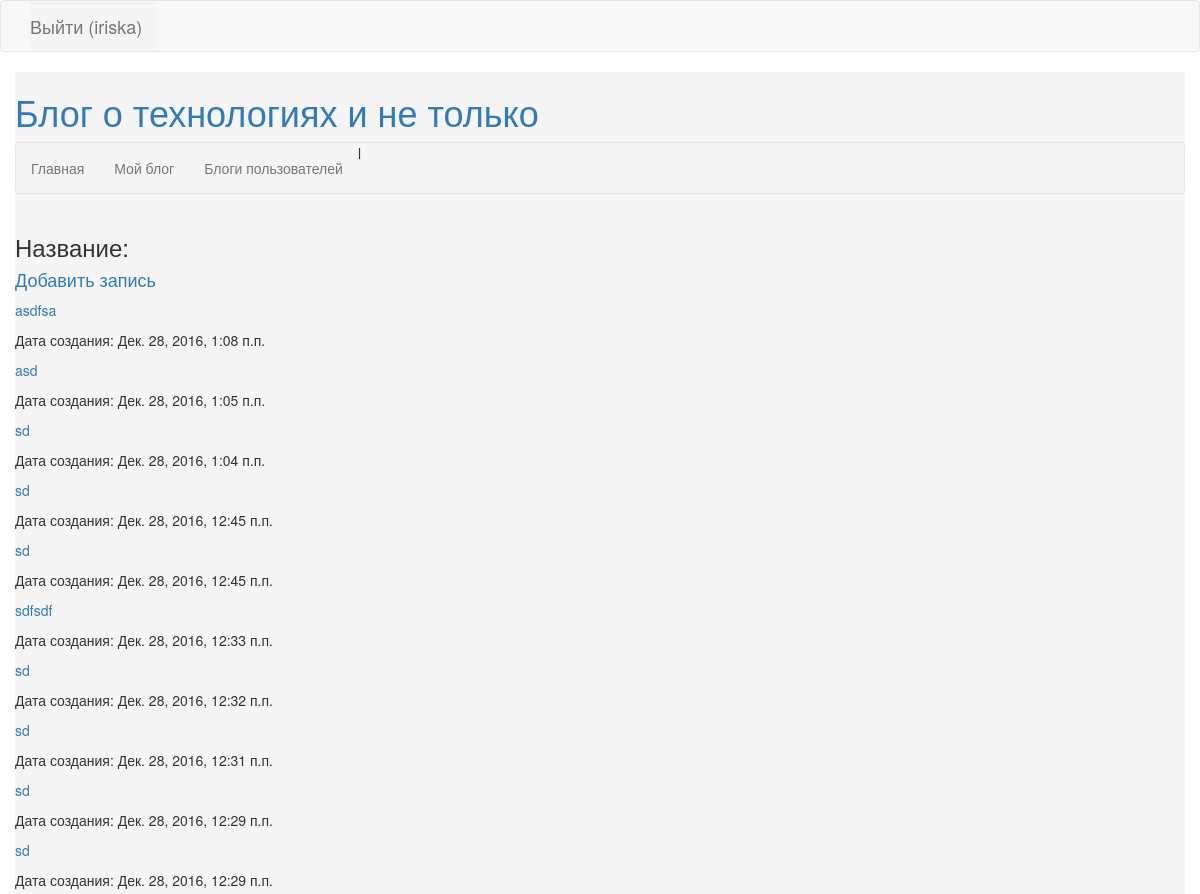
The app's page /personal_blog/ (signed in, upper part), older data.
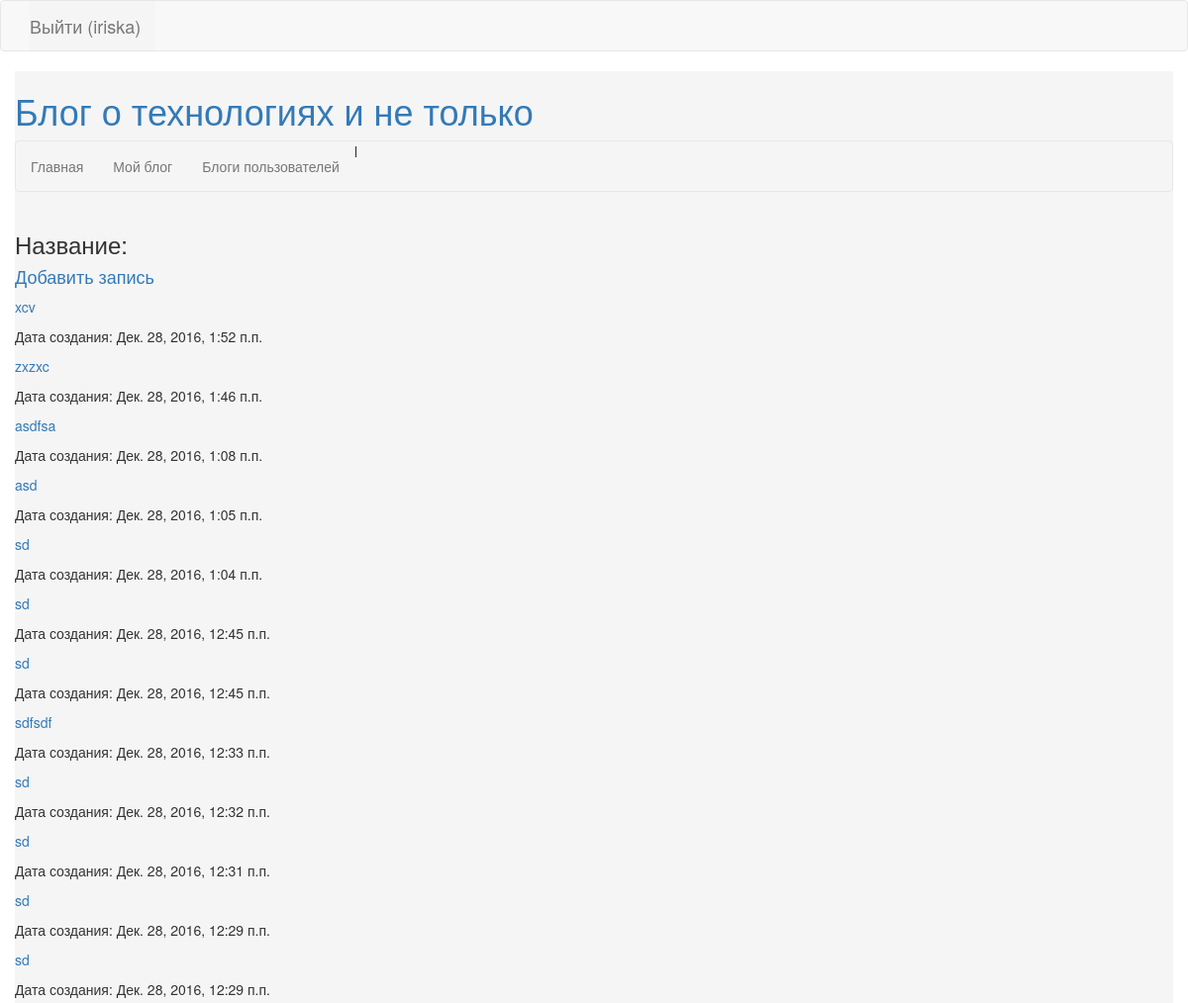
The same page, newer data.
### blog/models.py (models this page shows, shortened)
class Post(m.Model):
    blog = m.ForeignKey(
        Blog,
        verbose_name='Блог',
    )
    title = m.CharField(
        'Заголовок',
        max_length=200,
    )
    text = m.TextField('Текст сообщения')
    created_date = m.DateTimeField(
        'Создан',
        auto_now_add=True,
    )
    newsfeeds = m.ManyToManyField(
        NewsFeed,
        verbose_name='Новости',
        blank=True,
        through='Reviewed'
    )
    class Meta:
        ordering = ["-created_date"]
        get_latest_by = "create_date"
        verbose_name = "Пост"
        verbose_name_plural = "Посты"

### blog/views.py (the view)
# urls.py: url(r'^personal_blog/$', PersonalBlog.as_view(), name="personal_blog"),
@method_decorator(login_required, name='dispatch')
class PersonalBlog(ListView):
    template_name = 'blog/PersonalBlog.html'
    context_object_name = 'posts'
    def get_queryset(self):
        user = auth.get_user(self.request)
        posts = Post.objects.filter(blog__user=user).order_by('-created_date')
        return posts

### blog/templates/blog/PersonalBlog.html
{% extends 'blog/index.html' %}
{% block content %}
    <div class="container">
        <div class="row">
            <h3>Название: <a href="{% url 'personal_blog' %}">{{ blog.name }} </a></h3>
            <h4><a href="{% url 'add_post' %}">Добавить запись</a></h4>
        </div>
        <div class="row">
            {% for post in posts %}
                <p><a href="/post/get/{{ post.id }}/">{{ post.title }}</a></p>
                <p>Дата создания: {{ post.created_date }}</p>
            {% endfor %}
        </div>
    </div>
{% endblock%}

Row changes from the older to the newer data that the page shows:
added Post: title "xcv", created_date "Дек. 28, 2016, 1:52 п.п."
added Post: title "zxzxc", created_date "Дек. 28, 2016, 1:46 п.п."
